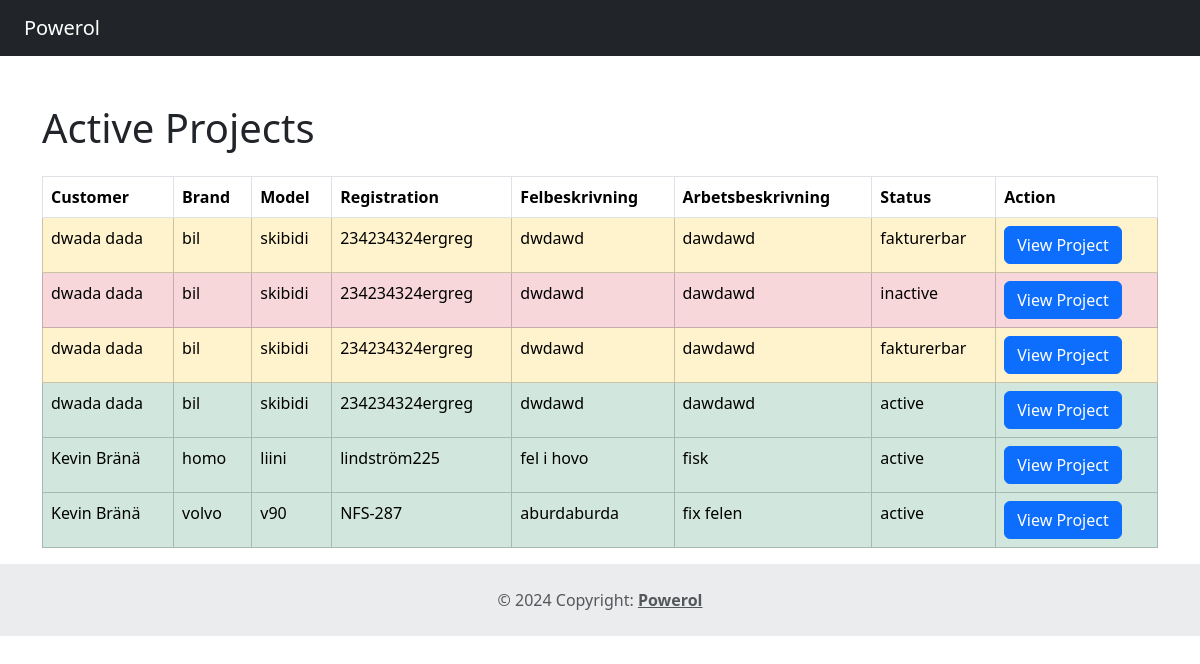
Before: /active_projects.php with the older database file.
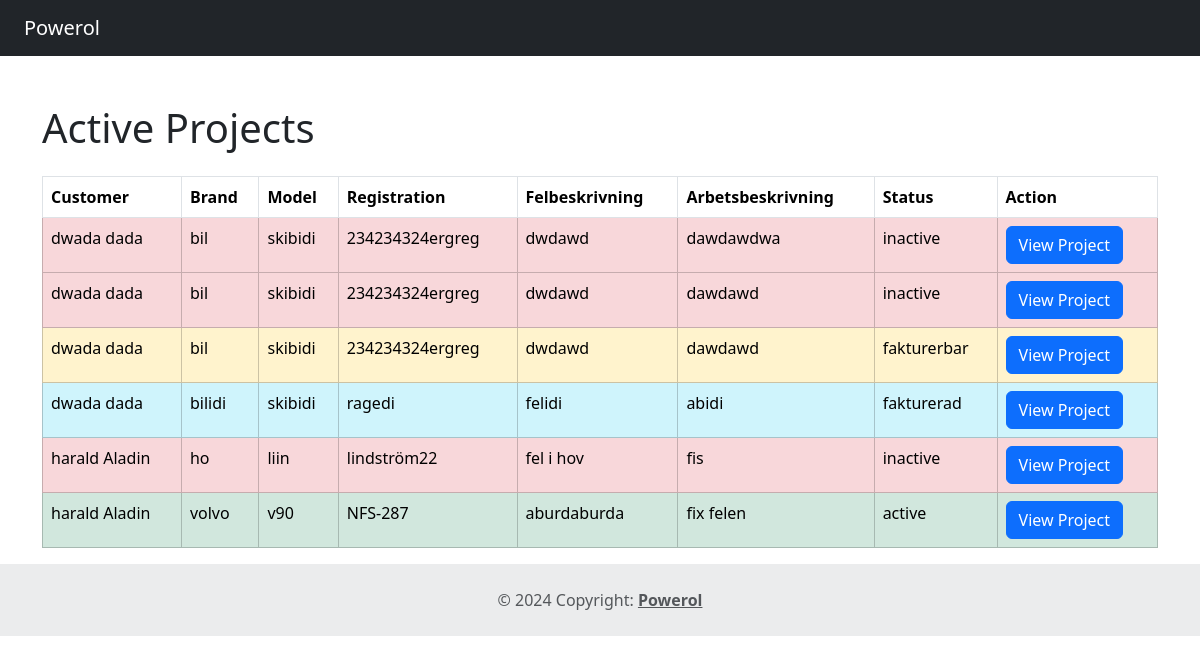
After: the same page with the newer database file.
### tables this page shows
CREATE TABLE `table_projekt` (
  `id_projekt` int(11) NOT NULL,
  `pt_felbeskrivning` varchar(520) NOT NULL,
  `pt_arbetsbeskrivning` varchar(520) NOT NULL,
  `pt_status_fk` int(11) NOT NULL,
  `customer_fk` int(11) NOT NULL,
  `created_by_user_fk` int(11) NOT NULL,
  `car_brand` varchar(255) NOT NULL,
  `car_model` varchar(255) NOT NULL,
  `car_reg` varchar(255) NOT NULL,
  `fk_produkter` int(11) DEFAULT NULL
);

CREATE TABLE `table_status` (
  `id_status` int(11) NOT NULL,
  `status_name` varchar(50) NOT NULL
);

### active_projects.php (the view, shortened to what this page needs)
<?php
include_once 'includes/header.php';
include_once 'includes/config.php';
echo "<div class='container mt-5'>";
echo "<h1 class='mb-4'>Active Projects</h1>";
try {
    $stmt = $pdo->query("
        SELECT
            p.id_projekt,
            CONCAT(c.cust_fname, ' ', c.cust_lname) AS customer_name,
            p.pt_felbeskrivning,
            p.pt_arbetsbeskrivning,
            p.car_brand,
            p.car_model,
            p.car_reg,
            s.status_name, -- Fetching the status name from table_status
            p.pt_status_fk
        FROM table_projekt p
        JOIN table_customer c ON p.customer_fk = c.id_cust
        JOIN table_status s ON p.pt_status_fk = s.id_status
    ");
    if ($stmt->rowCount() > 0) {
        echo "<table class='table table-bordered table-hover'>
                <thead class='thead-dark'>
                    <tr>
                        <th>Customer</th>
                        <th>Brand</th>
                        <th>Model</th>
                        <th>Registration</th>
                        <th>Felbeskrivning</th>
                        <th>Arbetsbeskrivning</th>
                        <th>Status</th>
                        <th>Action</th>
                    </tr>
                </thead>
                <tbody>";
        foreach ($stmt as $row) {
            $color_class = '';
            switch ($row['pt_status_fk']) {
                case 1:
                    $color_class = 'table-success';
                    break;
                case 2:
                    $color_class = 'table-danger';
                    break;
                case 3:
                    $color_class = 'table-warning';
                    break;
                case 4:
                    $color_class = 'table-info';
                    break;
            }
            $felbeskrivning = strlen($row['pt_felbeskrivning']) > 100
                ? substr($row['pt_felbeskrivning'], 0, 100) . '...'
                : $row['pt_felbeskrivning'];
            $arbetsbeskrivning = strlen($row['pt_arbetsbeskrivning']) > 100
                ? substr($row['pt_arbetsbeskrivning'], 0, 100) . '...'
                : $row['pt_arbetsbeskrivning'];
            echo "<tr class='$color_class'>
                    <td>" . $row['customer_name'] . "</td>
                    <td>" . $row['car_brand'] . "</td>
                    <td>" . $row['car_model'] . "</td>
                    <td>" . $row['car_reg'] . "</td>
                    <td>" . $felbeskrivning . "</td>
                    <td>" . $arbetsbeskrivning . "</td>
                    <td>" . $row['status_name'] . "</td>
                    <td>
                        <a href='single-project.php?id=" . $row['id_projekt'] . "' class='btn btn-primary'>View Project</a>
                    </td>
                  </tr>";
        }
        echo "</tbody></table>";
    } else {
        echo "<div class='alert alert-info' role='alert'>No active projects found.</div>";
    }
} catch (PDOException $e) {
    echo "<div class='alert alert-danger' role='alert'>Error: " . $e->getMessage() . "</div>";
}
echo "</div>";
include_once 'includes/footer.php';
?>

### includes/header.php (shortened to what this page needs)
<!DOCTYPE html>
<html>
<head>
<link href="https://cdn.jsdelivr.net/npm/bootstrap@5.3.3/dist/css/bootstrap.min.css" rel="stylesheet">
<link rel="stylesheet" href="assets/css/style.css">
</head>
<body>
<header class="container-fluid bg-dark">
	<nav class="navbar navbar-expand-lg navbar-dark bg-dark">
  <div class="container-fluid">
    <a class="navbar-brand" href="#">Powerol</a>
  </div>
</nav>
</header>

### includes/footer.php
<footer class="text-center text-lg-start bg-body-tertiary text-muted">
  <div class="text-center p-4" style="background-color: rgba(0, 0, 0, 0.05);">
    © 2024 Copyright:
    <a class="text-reset fw-bold" href="https://axxell.fi">Powerol</a>
  </div>
</footer>
</body>
</html>

Changed rows visible on the page:
changed table_projekt: pt_status_fk 3 → 2 (drawn); pt_arbetsbeskrivning "dawdawd" → "dawdawdwa"; pt_status_fk.status_name "fakturerbar" → "inactive"
changed table_projekt: pt_status_fk 1 → 4 (drawn); car_brand "bil" → "bilidi"; car_reg "234234324ergreg" → "ragedi"; pt_felbeskrivning "dwdawd" → "felidi"; pt_arbetsbeskrivning "dawdawd" → "abidi"; pt_status_fk.status_name "active" → "fakturerad"
changed table_projekt: pt_status_fk 1 → 2 (drawn); customer_name "Kevin Bränä" → "harald Aladin"; car_brand "homo" → "ho"; car_model "liini" → "liin"; car_reg "lindström225" → "lindström22"; pt_felbeskrivning "fel i hovo" → "fel i hov"; pt_arbetsbeskrivning "fisk" → "fis"; pt_status_fk.status_name "active" → "inactive"
computed for table_projekt "volvo": customer_name "Kevin Bränä" → "harald Aladin"
